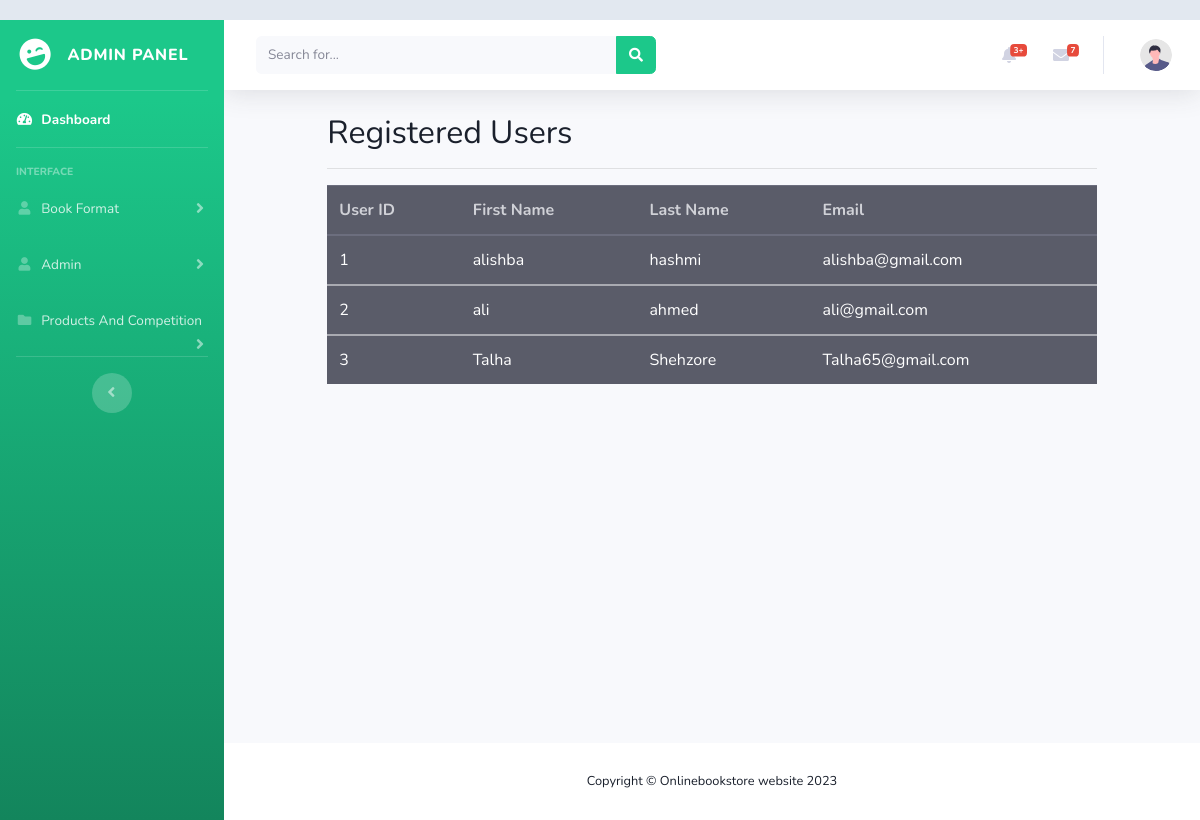
Page /adminpanel/user.php on the committed database.
### tables this page shows
CREATE TABLE `users` (
  `id` int(11) NOT NULL,
  `firstname` varchar(255) NOT NULL,
  `lastname` varchar(255) NOT NULL,
  `email` varchar(255) NOT NULL,
  `password` varchar(255) NOT NULL,
  `status` tinyint(4) NOT NULL DEFAULT 1
);

### adminpanel/user.php (the view)
<?php
include('admin/includes/header.php');
include('admin/includes/sidebar.php');
include('admin/includes/topbar.php');
?>
    <div class="container">
        <div class="row justify-content-center">
            <div class="col-xl-10 col-lg-12 col-md-9">
                <h2>Registered Users</h2>
                <hr>
                <?php
                include('config.php');
                $fetch_cat = "SELECT * FROM `users`";
                $fetch_result = mysqli_query($connection, $fetch_cat);
                if(mysqli_num_rows($fetch_result) > 0){
                ?>
            <table class="table table-dark">
                <thead class="bg-dark p-2 text-light bg-opacity-10" style="opacity: 75%;">
                    <tr>
                    <th scope="col">User ID</th>
                    <th scope="col">First Name</th>
                    <th scope="col">Last Name</th>
                    <th scope="col">Email</th>
                    </tr>
                </thead>
                <?php while($row = mysqli_fetch_assoc($fetch_result)){ ?>
                <tbody>
                    <tr>
                    <td scope="row"><?php echo $row['id']; ?></td>
                    <td><?php echo $row['firstname']; ?></td>
                    <td><?php echo $row['lastname']; ?></td>
                    <td><?php echo $row['email']; ?></td>
                </tr>
                </tbody>
                <?php } ?>
            </table>
            <?php
                }
            ?>
            </div>
        </div>
    </div>
</body>
</html>
<?php
include('admin/includes/footer.php');
?>

### adminpanel/css/userprofile.css (style rules this page uses)
body { margin-top:20px; color: #1a202c; text-align: left; background-color: #e2e8f0; }

### rows in the picture
users: id "1", firstname "alishba", lastname "hashmi", email "alishba@gmail.com"
users: id "2", firstname "ali", lastname "ahmed", email "ali@gmail.com"
users: id "3", firstname "Talha", lastname "Shehzore", email "Talha65@gmail.com"
